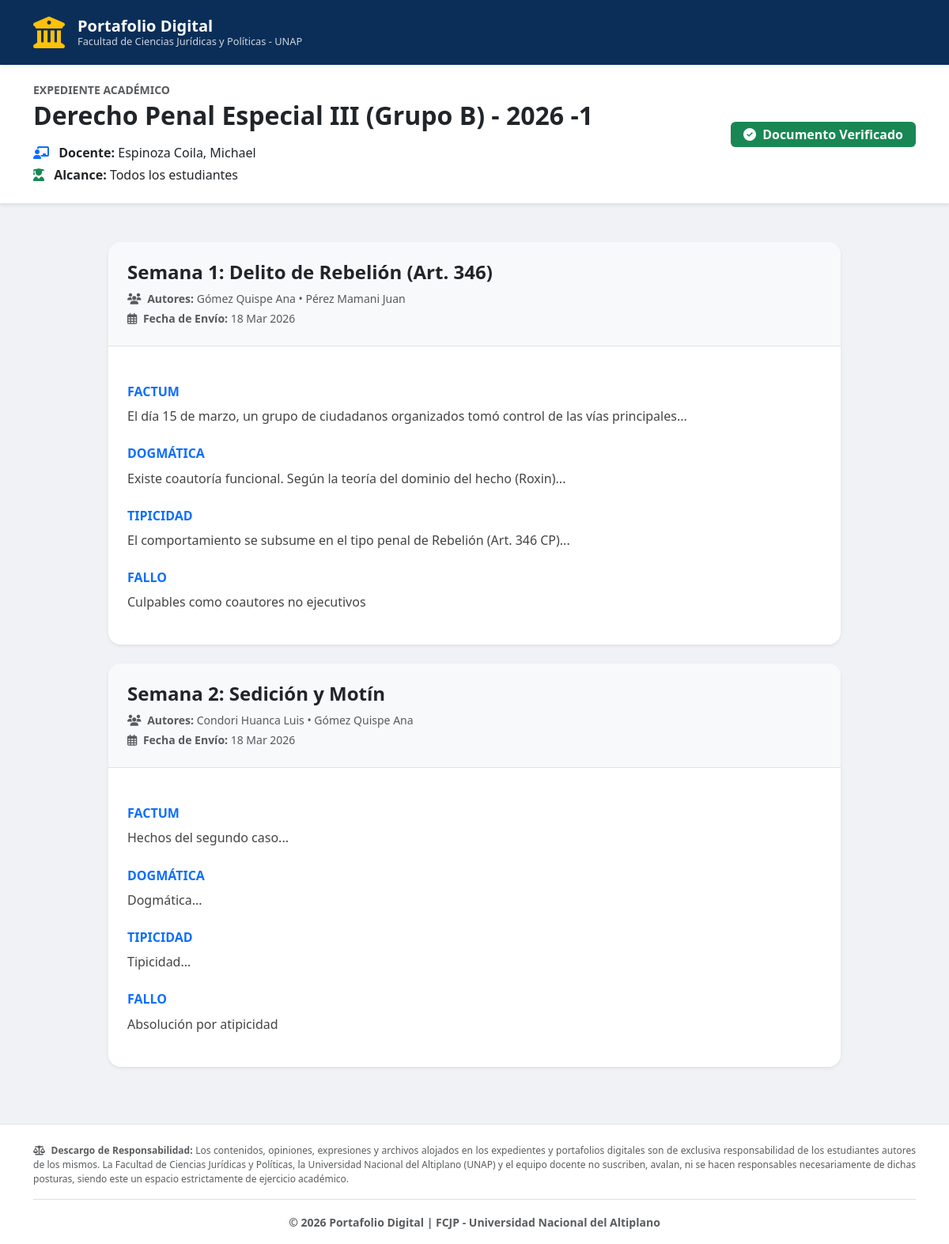
Before: /visor_publico.php?curso_id=1 with the older database file.
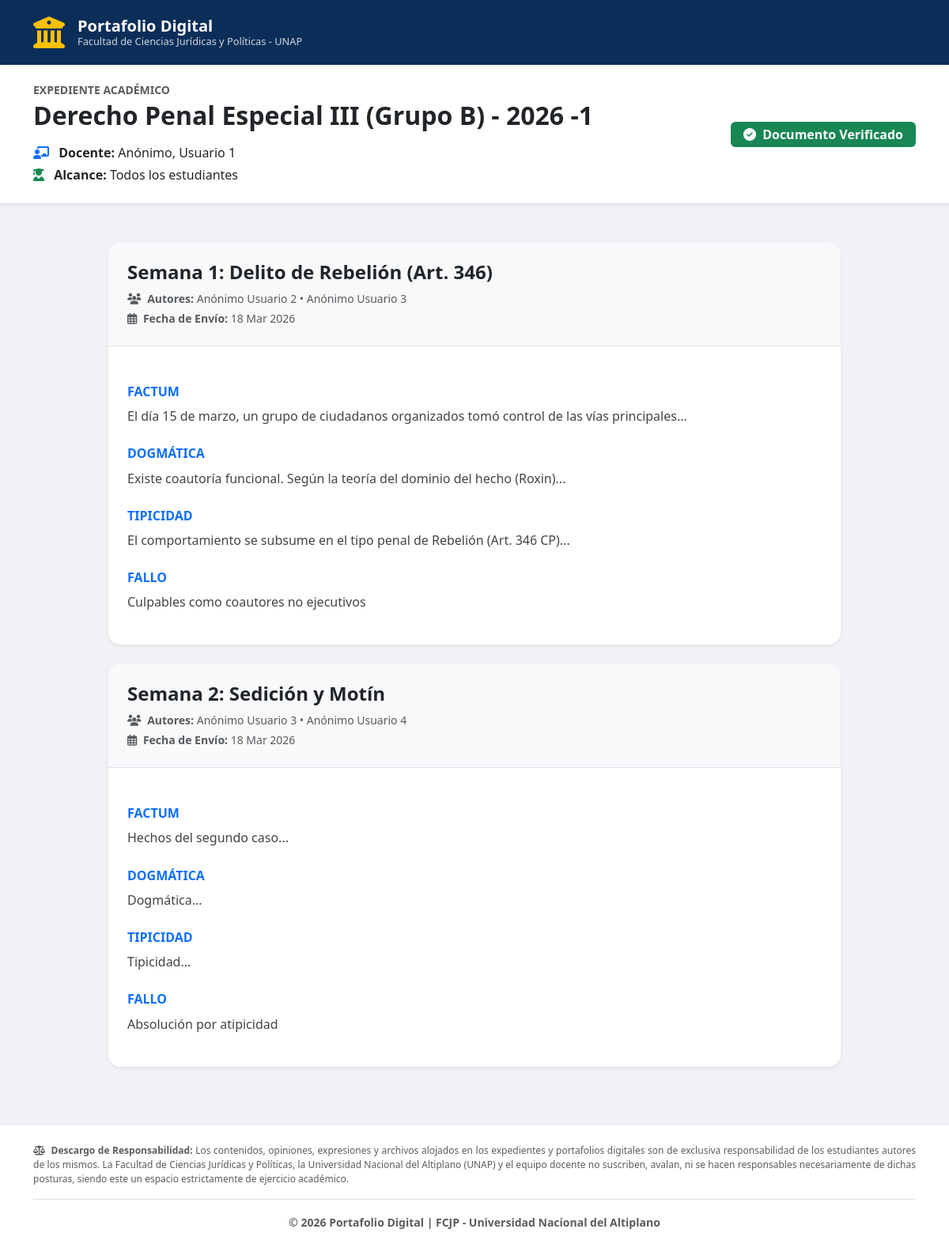
After: the same page with the newer database file.
### tables this page shows
CREATE TABLE `cursos` (
  `id` int(11) NOT NULL,
  `nombre_curso` varchar(150) NOT NULL,
  `docente_id` int(11) NOT NULL,
  `semestre` varchar(10) NOT NULL,
  `nombre` varchar(150) DEFAULT NULL
);

CREATE TABLE `usuarios` (
  `id` int(11) NOT NULL,
  `rol` enum('admin','docente','estudiante') NOT NULL,
  `nombres` varchar(100) NOT NULL,
  `apellidos` varchar(100) NOT NULL,
  `email` varchar(100) NOT NULL,
  `password` varchar(255) NOT NULL,
  `codigo_estudiante` varchar(20) DEFAULT NULL,
  `ciclo` varchar(10) DEFAULT NULL,
  `semestre` varchar(10) DEFAULT NULL,
  `estado` tinyint(1) DEFAULT 1,
  `created_at` timestamp NULL DEFAULT current_timestamp(),
  `reset_token` varchar(100) DEFAULT NULL,
  `reset_token_exp` datetime DEFAULT NULL
);

CREATE TABLE `envios_fichas` (
  `id` int(11) NOT NULL,
  `actividad_id` int(11) NOT NULL,
  `lider_id` int(11) NOT NULL,
  `factum` text NOT NULL,
  `tipicidad` text NOT NULL,
  `dogmatica` text NOT NULL,
  `jurisprudencia` text NOT NULL,
  `fallo` text NOT NULL,
  `fecha_envio` timestamp NULL DEFAULT current_timestamp(),
  `estado` varchar(50) DEFAULT 'Pendiente',
  `calificacion` decimal(5,2) DEFAULT NULL,
  `respuestas_json` text DEFAULT NULL,
  `retroalimentacion` text DEFAULT NULL
);

CREATE TABLE `actividades_fichas` (
  `id` int(11) NOT NULL,
  `curso_id` int(11) NOT NULL,
  `titulo_caso` varchar(200) NOT NULL,
  `fecha_inicio` datetime NOT NULL DEFAULT current_timestamp(),
  `fecha_cierre` datetime NOT NULL,
  `descripcion` text DEFAULT NULL,
  `fecha_limite` datetime DEFAULT NULL,
  `estructura_campos` text DEFAULT NULL,
  `tipo_trabajo` varchar(20) DEFAULT 'Grupal',
  `max_integrantes` int(11) DEFAULT 5,
  `secciones_json` text DEFAULT NULL
);

### visor_publico.php (the view, shortened to what this page needs)
<?php
require_once 'config/conexion.php';
$curso_id = $_GET['curso_id'] ?? null;
$nombre_curso_mostrar = "";
$docente_mostrar = "";
if ($curso_id !== 'todos') {
    $stmt_curso = $pdo->prepare("SELECT c.nombre_curso, u.nombres as doc_nom, u.apellidos as doc_ape FROM cursos c JOIN usuarios u ON c.docente_id = u.id WHERE c.id = ?");
    $stmt_curso->execute([$curso_id]);
    $curso = $stmt_curso->fetch(PDO::FETCH_ASSOC);
    $nombre_curso_mostrar = $curso['nombre_curso'];
    $docente_mostrar = $curso['doc_ape'] . ', ' . $curso['doc_nom'];
} else {
    $nombre_curso_mostrar = "Consolidado Global (Múltiples Asignaturas)";
    $docente_mostrar = "Varios Docentes";
}
$nombre_estudiante = "Todos los estudiantes";
$params = [];
$sql_envios = "
    SELECT e.id, e.fecha_envio, e.respuestas_json, e.factum, e.tipicidad, e.dogmatica, e.fallo,
           a.titulo_caso, a.tipo_trabajo, c.nombre_curso,
           u.nombres as lider_nom, u.apellidos as lider_ape
    FROM envios_fichas e
    JOIN actividades_fichas a ON e.actividad_id = a.id
    JOIN cursos c ON a.curso_id = c.id
    JOIN usuarios u ON e.lider_id = u.id
    WHERE 1=1
";
if ($curso_id !== 'todos') {
    $sql_envios .= " AND a.curso_id = ?";
    $params[] = $curso_id;
}
$sql_envios .= " ORDER BY c.nombre_curso ASC, a.fecha_cierre ASC, e.id DESC";
$stmt_envios = $pdo->prepare($sql_envios);
$stmt_envios->execute($params);
$envios = $stmt_envios->fetchAll(PDO::FETCH_ASSOC);
?>
<!DOCTYPE html>
<html lang="es">
<head>
    <link href="https://cdn.jsdelivr.net/npm/bootstrap@5.3.0/dist/css/bootstrap.min.css" rel="stylesheet">
    <link rel="stylesheet" href="https://cdnjs.cloudflare.com/ajax/libs/font-awesome/6.4.0/css/all.min.css">
</head>
<body class="d-flex flex-column min-vh-100">
    <nav class="navbar navbar-dark bg-unap shadow-sm">
        <div class="container py-2">
            <span class="navbar-brand mb-0 h1 d-flex align-items-center">
                <i class="fas fa-university fa-2x me-3 text-warning"></i>
                <div>
                    <div class="fw-bold">Portafolio Digital</div>
                    <div style="font-size: 0.8rem; opacity: 0.8;">Facultad de Ciencias Jurídicas y Políticas - UNAP</div>
                </div>
            </span>
        </div>
    </nav>
    <div class="bg-white border-bottom shadow-sm mb-5">
        <div class="container py-4">
            <div class="row align-items-center">
                <div class="col-md-8">
                    <h5 class="text-muted text-uppercase small fw-bold mb-1">Expediente Académico</h5>
                    <h2 class="fw-bold text-dark mb-3"><?= htmlspecialchars($nombre_curso_mostrar) ?></h2>
                    <p class="mb-1"><i class="fas fa-chalkboard-teacher text-primary me-2"></i> <strong>Docente:</strong> <?= htmlspecialchars($docente_mostrar) ?></p>
                    <p class="mb-0"><i class="fas fa-user-graduate text-success me-2"></i> <strong>Alcance:</strong> <?= htmlspecialchars($nombre_estudiante) ?></p>
                </div>
                <div class="col-md-4 text-md-end mt-3 mt-md-0">
                    <span class="badge bg-success fs-6 px-3 py-2"><i class="fas fa-check-circle me-1"></i> Documento Verificado</span>
                </div>
            </div>
        </div>
    </div>
    <main class="container mb-5">
        <?php if(empty($envios)): ?>
            <div class="text-center py-5">
                <i class="fas fa-folder-open fa-4x text-muted mb-3 opacity-50"></i>
                <h4 class="text-secondary">No hay trabajos públicos registrados.</h4>
            </div>
        <?php else: ?>
            <div class="row justify-content-center">
                <div class="col-lg-10">
                    <?php foreach($envios as $e):
                        $autores = $e['lider_ape'] . ' ' . $e['lider_nom'];
                        if ($e['tipo_trabajo'] === 'Grupal') {
                            $stmt_int = $pdo->prepare("SELECT u.nombres, u.apellidos FROM envio_integrantes ei JOIN usuarios u ON ei.estudiante_id = u.id WHERE ei.envio_id = ? ORDER BY u.apellidos");
                            $stmt_int->execute([$e['id']]);
                            $integrantes = $stmt_int->fetchAll(PDO::FETCH_ASSOC);
                            $lista_int = [];
                            foreach ($integrantes as $int) { $lista_int[] = $int['apellidos'] . ' ' . $int['nombres']; }
                            if (!empty($lista_int)) { $autores = implode(" &bull; ", $lista_int); }
                        }
                    ?>
                        <div class="card shadow-sm border-0 mb-4 rounded-4 overflow-hidden">
                            <div class="card-header bg-light border-bottom p-4">
                                <h4 class="fw-bold text-dark mb-2"><?= htmlspecialchars($e['titulo_caso']) ?></h4>
                                <div class="text-muted small"><i class="fas fa-users me-1"></i> <strong>Autores:</strong> <?= $autores ?></div>
                                <div class="text-muted small mt-1"><i class="far fa-calendar-alt me-1"></i> <strong>Fecha de Envío:</strong> <?= date('d M Y', strtotime($e['fecha_envio'])) ?></div>
                            </div>
                            <div class="card-body p-4 respuesta-box bg-white">
                                <?php
                                if (!empty($e['respuestas_json'])) {
                                    $respuestas = json_decode($e['respuestas_json'], true);
                                    if(is_array($respuestas)) {
                                        foreach($respuestas as $pregunta => $respuesta) {
                                            echo "<h6 class='fw-bold text-primary mt-4 mb-2 text-uppercase'>" . htmlspecialchars($pregunta) . "</h6>";
                                            echo "<p>" . nl2br(htmlspecialchars($respuesta)) . "</p>";
                                        }
                                    }
                                } elseif (!empty($e['factum']) || !empty($e['tipicidad'])) {
                                    $legacy = ['Factum' => $e['factum'], 'Dogmática' => $e['dogmatica'], 'Tipicidad' => $e['tipicidad'], 'Fallo' => $e['fallo']];
                                    foreach($legacy as $titulo => $texto) {
                                        if(!empty($texto)) {
                                            echo "<h6 class='fw-bold text-primary mt-4 mb-2 text-uppercase'>" . htmlspecialchars($titulo) . "</h6>";
                                            echo "<p>" . nl2br(htmlspecialchars($texto)) . "</p>";
                                        }
                                    }
                                } else { echo "<p class='fst-italic text-center text-muted'>Resolución complementaria en formato físico/PDF.</p>"; }
                                ?>
                            </div>
                        </div>
                    <?php endforeach; ?>
                </div>
            </div>
        <?php endif; ?>
    </main>
    <footer class="bg-white border-top mt-auto pt-4 pb-3">
        <div class="container">
            <p class="text-muted small mb-3" style="font-size: 0.75rem; line-height: 1.5; text-align: justify;">
                <i class="fas fa-balance-scale me-1"></i> <strong>Descargo de Responsabilidad:</strong> Los contenidos, opiniones, expresiones y archivos alojados en los expedientes y portafolios digitales son de exclusiva responsabilidad de los estudiantes autores de los mismos. La Facultad de Ciencias Jurídicas y Políticas, la Universidad Nacional del Altiplano (UNAP) y el equipo docente no suscriben, avalan, ni se hacen responsables necesariamente de dichas posturas, siendo este un espacio estrictamente de ejercicio académico.
            </p>
            <hr class="text-black-50">
            <div class="text-center">
                <small class="text-muted fw-bold">&copy; <?= date('Y') ?> Portafolio Digital | FCJP - Universidad Nacional del Altiplano</small>
            </div>
        </div>
    </footer>
</body>
</html>

### visor_publico.php (style rules this page uses)
body { background-color: #f0f2f5; font-family: 'Segoe UI', Tahoma, Geneva, Verdana, sans-serif; }
.bg-unap { background-color: #0b2e59; }
.respuesta-box { line-height: 1.7; text-align: justify; color: #444; }

Changed rows visible on the page:
changed through a linked row, cursos: docente.nombres "Espinoza Coila, Michael" → "Anónimo, Usuario 1"
computed for envios_fichas "Culpables como coautores no ejecutivos": autores "Gómez Quispe Ana • Pérez Mamani Juan" → "Anónimo Usuario 2 • Anónimo Usuario 3"
computed for envios_fichas "Absolución por atipicidad": autores "Condori Huanca Luis • Gómez Quispe Ana" → "Anónimo Usuario 3 • Anónimo Usuario 4"
